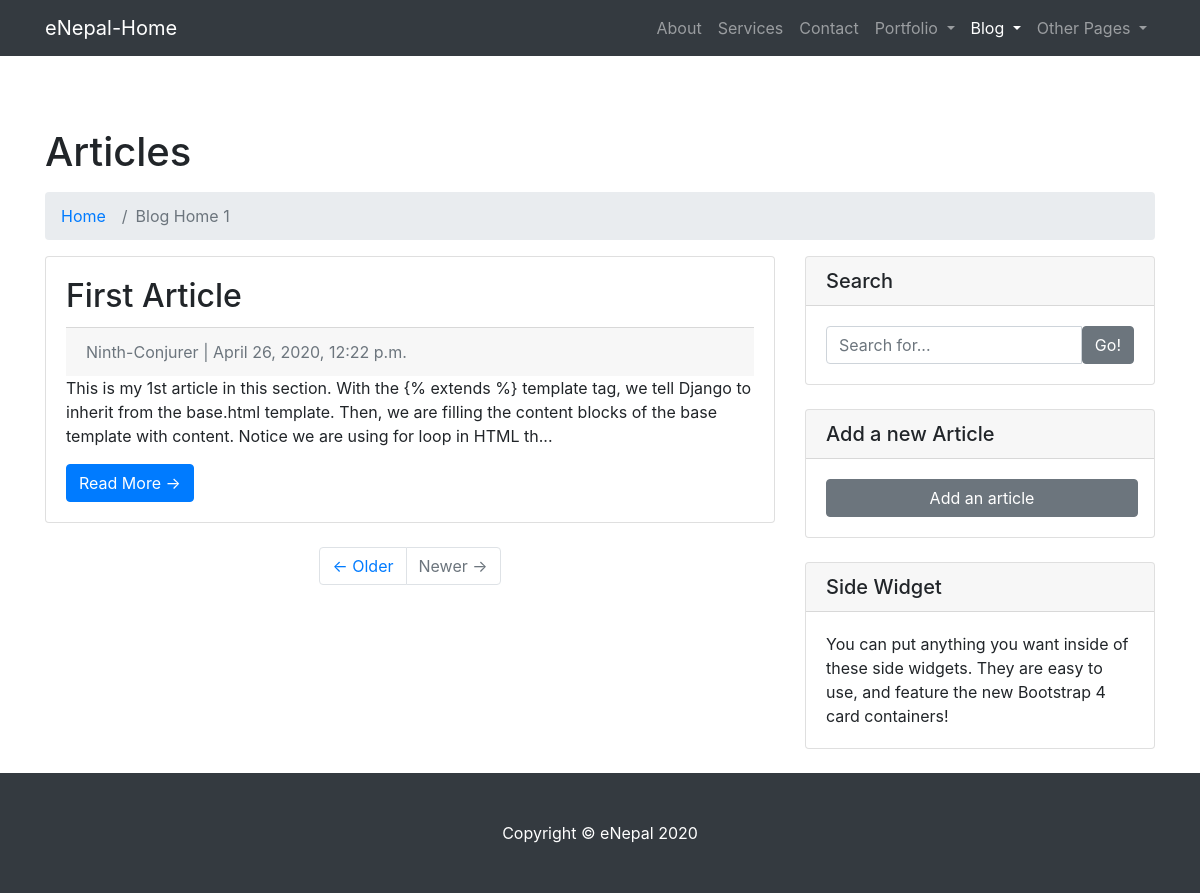
The app's page /article/ with its own data.
### article/models.py (models this page shows, shortened)
class Article(models.Model):
    title = models.CharField(max_length=200)
    slug = models.SlugField(max_length=200, unique=True)
    author = models.ForeignKey(User, on_delete=models.CASCADE)
    date_posted = models.DateTimeField(auto_now_add=True)
    content = models.TextField()
    image = models.ImageField(null=True, blank=True, upload_to='images')
    video = models.FileField(blank=True, null=True, upload_to='videos')
    status = models.IntegerField(choices=STATUS, default=0)
    updated_on = models.DateTimeField(auto_now=True)
    class Meta:
        ordering = ['-date_posted']

### article/views.py (the view)
# urls.py: path('', views.ArticleList.as_view(), name='blog-home'),
class ArticleList(ListView):
    queryset = Article.objects.filter(status=1).order_by('-date_posted')
    template_name = 'article/blog-home.html'

### article/templates/article/blog-home.html (shortened to what this page needs)
{% load static %}
<!DOCTYPE html>
<html lang="en">
<head>
  <link rel="stylesheet" href="https://maxcdn.bootstrapcdn.com/bootstrap/4.0.0/css/bootstrap.min.css">
  <link href="vendor/bootstrap/css/bootstrap.min.css" rel="stylesheet">
  <link href="css/modern-business.css" rel="stylesheet">
</head>
<body>
  <nav class="navbar fixed-top navbar-expand-lg navbar-dark bg-dark fixed-top">
    <div class="container">
      <a class="navbar-brand" href="index.html">eNepal-Home</a>
      <div class="collapse navbar-collapse" id="navbarResponsive">
        <ul class="navbar-nav ml-auto">
          <li class="nav-item">
            <a class="nav-link" href="about.html">About</a>
          </li>
          <li class="nav-item">
            <a class="nav-link" href="services.html">Services</a>
          </li>
          <li class="nav-item">
            <a class="nav-link" href="contact.html">Contact</a>
          </li>
          <li class="nav-item dropdown">
            <a class="nav-link dropdown-toggle" href="#" id="navbarDropdownPortfolio" data-toggle="dropdown" aria-haspopup="true" aria-expanded="false">
              Portfolio
            </a>
          </li>
          <li class="nav-item active dropdown">
            <a class="nav-link dropdown-toggle" href="#" id="navbarDropdownBlog" data-toggle="dropdown" aria-haspopup="true" aria-expanded="false">
              Blog
            </a>
          </li>
          <li class="nav-item dropdown">
            <a class="nav-link dropdown-toggle" href="#" id="navbarDropdownBlog" data-toggle="dropdown" aria-haspopup="true" aria-expanded="false">
              Other Pages
            </a>
          </li>
        </ul>
      </div>
    </div>
  </nav>
  <br><br>
  <div class="container">
    <h1 class="mt-4 mb-3">Articles</h1>
    <ol class="breadcrumb">
      <li class="breadcrumb-item">
        <a href="index.html">Home</a>
      </li>
      <li class="breadcrumb-item active">Blog Home 1</li>
    </ol>
    <div class="row">
      <div class="col-md-8">
        {% for article in article_list %}
        <div class="card mb-4">
          <div class="card-body">
            <h2 class="card-title">{{article.title}}</h2>
            <div class="card-footer text-muted">
            {{article.author}} | {{article.date_posted}}
          </div>
            <p class="card-text">
              {{article.content |slice:"250"}}...
            </p>
            <a href="{% url 'article_detail' article.slug %}" class="btn btn-primary">Read More &rarr;</a>
          </div>
        </div>
        {% endfor %}
        <ul class="pagination justify-content-center mb-4">
          <li class="page-item">
            <a class="page-link" href="#">&larr; Older</a>
          </li>
          <li class="page-item disabled">
            <a class="page-link" href="#">Newer &rarr;</a>
          </li>
        </ul>
      </div>
      <div class="col-md-4">
        <div class="card mb-4">
          <h5 class="card-header">Search</h5>
          <div class="card-body">
            <div class="input-group">
              <input type="text" class="form-control" placeholder="Search for...">
              <span class="input-group-btn">
                <form action="{% url 'searchposts' %}" method="GET" value="{{request.GET.q}}">
                  <button class="btn btn-secondary" type="submit" name="submit">Go!</button>
                </form>
              </span>
            </div>
          </div>
        </div>
        <div class="card my-4">
          <h5 class="card-header">Add a new Article</h5>
          <div class="card-body">
            <div class="row">
              <div class="col-lg-6">
                <ul class="list-unstyled mb-0">
                  <button class="btn btn-secondary" type="button" style="width: 312px;">Add an article</button>
                </ul>
              </div>
            </div>
          </div>
        </div>
        <div class="card my-4">
          <h5 class="card-header">Side Widget</h5>
          <div class="card-body">
            You can put anything you want inside of these side widgets. They are easy to use, and feature the new Bootstrap 4 card containers!
          </div>
        </div>
      </div>
    </div>
  </div>
  <footer class="py-5 bg-dark">
    <div class="container">
      <p class="m-0 text-center text-white">Copyright &copy; eNepal 2020</p>
    </div>
  </footer>
</body>
</html>

### static/css/modern-business.css (style rules this page uses)
body { padding-top: 56px; }

### records on screen
Article: title "First Article", author "Ninth-Conjurer", date_posted "April 26, 2020, 12:22 p.m.", content "This is my 1st article in this section. With the {% extends %} template tag, we tell Django to inherit from the base.html template. Then, we are filling the content blocks of the base template with content. Notice we are using for loop in HTML th"
